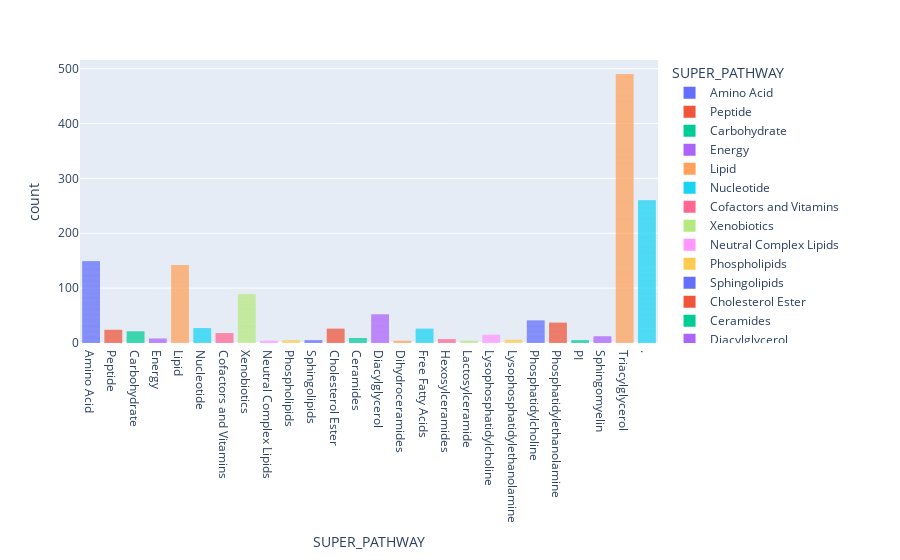

The notebook cell this image was saved under:
### Code cell
# GRAFICO DE BARRAS IDENTIFICACION DEL GRUPO DE BIOQUIMICO AL QUE PERTENECEN LOS COMPUESTOS IDENTIFICADOS
fig = px.bar(data_dictionary, x="SUPER_PATHWAY", color="SUPER_PATHWAY")
fig.update_traces(marker_line_width=0)
fig.show()

### Figure 1 — Plotly figure (JSON) as saved in the notebook; plotly's stock layout.template omitted (floating-point values rounded to 4 significant figures; data arrays with more than 128 entries replaced by an {"elided": "..."} marker saying what was removed)
{"data": [{"hovertemplate": "SUPER_PATHWAY=%{x}<br>count=%{y}<extra></extra>", "legendgroup": "Amino Acid", "marker": {"color": "#636efa", "line": {"width": 0}, "pattern": {"shape": ""}}, "name": "Amino Acid", "orientation": "v", "showlegend": true, "textposition": "auto", "type": "bar", "x": {"elided": "149 str values"}, "xaxis": "x", "y": {"elided": "149 int values"}, "yaxis": "y"}, {"hovertemplate": "SUPER_PATHWAY=%{x}<br>count=%{y}<extra></extra>", "legendgroup": "Peptide", "marker": {"color": "#EF553B", "line": {"width": 0}, "pattern": {"shape": ""}}, "name": "Peptide", "orientation": "v", "showlegend": true, "textposition": "auto", "type": "bar", "x": ["Peptide", "Peptide", "Peptide", "Peptide", "Peptide", "Peptide", "Peptide", "Peptide", "Peptide", "Peptide", "Peptide", "Peptide", "Peptide", "Peptide", "Peptide", "Peptide", "Peptide", "Peptide", "Peptide", "Peptide", "Peptide", "Peptide", "Peptide", "Peptide"], "xaxis": "x", "y": [1, 1, 1, 1, 1, 1, 1, 1, 1, 1, 1, 1, 1, 1, 1, 1, 1, 1, 1, 1, 1, 1, 1, 1], "yaxis": "y"}, {"hovertemplate": "SUPER_PATHWAY=%{x}<br>count=%{y}<extra></extra>", "legendgroup": "Carbohydrate", "marker": {"color": "#00cc96", "line": {"width": 0}, "pattern": {"shape": ""}}, "name": "Carbohydrate", "orientation": "v", "showlegend": true, "textposition": "auto", "type": "bar", "x": ["Carbohydrate", "Carbohydrate", "Carbohydrate", "Carbohydrate", "Carbohydrate", "Carbohydrate", "Carbohydrate", "Carbohydrate", "Carbohydrate", "Carbohydrate", "Carbohydrate", "Carbohydrate", "Carbohydrate", "Carbohydrate", "Carbohydrate", "Carbohydrate", "Carbohydrate", "Carbohydrate", "Carbohydrate", "Carbohydrate", "Carbohydrate"], "xaxis": "x", "y": [1, 1, 1, 1, 1, 1, 1, 1, 1, 1, 1, 1, 1, 1, 1, 1, 1, 1, 1, 1, 1], "yaxis": "y"}, {"hovertemplate": "SUPER_PATHWAY=%{x}<br>count=%{y}<extra></extra>", "legendgroup": "Energy", "marker": {"color": "#ab63fa", "line": {"width": 0}, "pattern": {"shape": ""}}, "name": "Energy", "orientation": "v", "showlegend": true, "textposition": "auto", "type": "bar", "x": ["Energy", "Energy", "Energy", "Energy", "Energy", "Energy", "Energy", "Energy"], "xaxis": "x", "y": [1, 1, 1, 1, 1, 1, 1, 1], "yaxis": "y"}, {"hovertemplate": "SUPER_PATHWAY=%{x}<br>count=%{y}<extra></extra>", "legendgroup": "Lipid", "marker": {"color": "#FFA15A", "line": {"width": 0}, "pattern": {"shape": ""}}, "name": "Lipid", "orientation": "v", "showlegend": true, "textposition": "auto", "type": "bar", "x": {"elided": "142 str values"}, "xaxis": "x", "y": {"elided": "142 int values"}, "yaxis": "y"}, {"hovertemplate": "SUPER_PATHWAY=%{x}<br>count=%{y}<extra></extra>", "legendgroup": "Nucleotide", "marker": {"color": "#19d3f3", "line": {"width": 0}, "pattern": {"shape": ""}}, "name": "Nucleotide", "orientation": "v", "showlegend": true, "textposition": "auto", "type": "bar", "x": ["Nucleotide", "Nucleotide", "Nucleotide", "Nucleotide", "Nucleotide", "Nucleotide", "Nucleotide", "Nucleotide", "Nucleotide", "Nucleotide", "Nucleotide", "Nucleotide", "Nucleotide", "Nucleotide", "Nucleotide", "Nucleotide", "Nucleotide", "Nucleotide", "Nucleotide", "Nucleotide", "Nucleotide", "Nucleotide", "Nucleotide", "Nucleotide", "Nucleotide", "Nucleotide", "Nucleotide"], "xaxis": "x", "y": [1, 1, 1, 1, 1, 1, 1, 1, 1, 1, 1, 1, 1, 1, 1, 1, 1, 1, 1, 1, 1, 1, 1, 1, 1, 1, 1], "yaxis": "y"}, {"hovertemplate": "SUPER_PATHWAY=%{x}<br>count=%{y}<extra></extra>", "legendgroup": "Cofactors and Vitamins", "marker": {"color": "#FF6692", "line": {"width": 0}, "pattern": {"shape": ""}}, "name": "Cofactors and Vitamins", "orientation": "v", "showlegend": true, "textposition": "auto", "type": "bar", "x": ["Cofactors and Vitamins", "Cofactors and Vitamins", "Cofactors and Vitamins", "Cofactors and Vitamins", "Cofactors and Vitamins", "Cofactors and Vitamins", "Cofactors and Vitamins", "Cofactors and Vitamins", "Cofactors and Vitamins", "Cofactors and Vitamins", "Cofactors and Vitamins", "Cofactors and Vitamins", "Cofactors and Vitamins", "Cofactors and Vitamins", "Cofactors and Vitamins", "Cofactors and Vitamins", "Cofactors and Vitamins", "Cofactors and Vitamins"], "xaxis": "x", "y": [1, 1, 1, 1, 1, 1, 1, 1, 1, 1, 1, 1, 1, 1, 1, 1, 1, 1], "yaxis": "y"}, {"hovertemplate": "SUPER_PATHWAY=%{x}<br>count=%{y}<extra></extra>", "legendgroup": "Xenobiotics", "marker": {"color": "#B6E880", "line": {"width": 0}, "pattern": {"shape": ""}}, "name": "Xenobiotics", "orientation": "v", "showlegend": true, "textposition": "auto", "type": "bar", "x": ["Xenobiotics", "Xenobiotics", "Xenobiotics", "Xenobiotics", "Xenobiotics", "Xenobiotics", "Xenobiotics", "Xenobiotics", "Xenobiotics", "Xenobiotics", "Xenobiotics", "Xenobiotics", "Xenobiotics", "Xenobiotics", "Xenobiotics", "Xenobiotics", "Xenobiotics", "Xenobiotics", "Xenobiotics", "Xenobiotics", "Xenobiotics", "Xenobiotics", "Xenobiotics", "Xenobiotics", "Xenobiotics", "Xenobiotics", "Xenobiotics", "Xenobiotics", "Xenobiotics", "Xenobiotics", "Xenobiotics", "Xenobiotics", "Xenobiotics", "Xenobiotics", "Xenobiotics", "Xenobiotics", "Xenobiotics", "Xenobiotics", "Xenobiotics", "Xenobiotics", "Xenobiotics", "Xenobiotics", "Xenobiotics", "Xenobiotics", "Xenobiotics", "Xenobiotics", "Xenobiotics", "Xenobiotics", "Xenobiotics", "Xenobiotics", "Xenobiotics", "Xenobiotics", "Xenobiotics", "Xenobiotics", "Xenobiotics", "Xenobiotics", "Xenobiotics", "Xenobiotics", "Xenobiotics", "Xenobiotics", "Xenobiotics", "Xenobiotics", "Xenobiotics", "Xenobiotics", "Xenobiotics", "Xenobiotics", "Xenobiotics", "Xenobiotics", "Xenobiotics", "Xenobiotics", "Xenobiotics", "Xenobiotics", "Xenobiotics", "Xenobiotics", "Xenobiotics", "Xenobiotics", "Xenobiotics", "Xenobiotics", "Xenobiotics", "Xenobiotics", "Xenobiotics", "Xenobiotics", "Xenobiotics", "Xenobiotics", "Xenobiotics", "Xenobiotics", "Xenobiotics", "Xenobiotics", "Xenobiotics"], "xaxis": "x", "y": [1, 1, 1, 1, 1, 1, 1, 1, 1, 1, 1, 1, 1, 1, 1, 1, 1, 1, 1, 1, 1, 1, 1, 1, 1, 1, 1, 1, 1, 1, 1, 1, 1, 1, 1, 1, 1, 1, 1, 1, 1, 1, 1, 1, 1, 1, 1, 1, 1, 1, 1, 1, 1, 1, 1, 1, 1, 1, 1, 1, 1, 1, 1, 1, 1, 1, 1, 1, 1, 1, 1, 1, 1, 1, 1, 1, 1, 1, 1, 1, 1, 1, 1, 1, 1, 1, 1, 1, 1], "yaxis": "y"}, {"hovertemplate": "SUPER_PATHWAY=%{x}<br>count=%{y}<extra></extra>", "legendgroup": "Neutral Complex Lipids", "marker": {"color": "#FF97FF", "line": {"width": 0}, "pattern": {"shape": ""}}, "name": "Neutral Complex Lipids", "orientation": "v", "showlegend": true, "textposition": "auto", "type": "bar", "x": ["Neutral Complex Lipids", "Neutral Complex Lipids", "Neutral Complex Lipids", "Neutral Complex Lipids"], "xaxis": "x", "y": [1, 1, 1, 1], "yaxis": "y"}, {"hovertemplate": "SUPER_PATHWAY=%{x}<br>count=%{y}<extra></extra>", "legendgroup": "Phospholipids", "marker": {"color": "#FECB52", "line": {"width": 0}, "pattern": {"shape": ""}}, "name": "Phospholipids", "orientation": "v", "showlegend": true, "textposition": "auto", "type": "bar", "x": ["Phospholipids", "Phospholipids", "Phospholipids", "Phospholipids", "Phospholipids"], "xaxis": "x", "y": [1, 1, 1, 1, 1], "yaxis": "y"}, {"hovertemplate": "SUPER_PATHWAY=%{x}<br>count=%{y}<extra></extra>", "legendgroup": "Sphingolipids", "marker": {"color": "#636efa", "line": {"width": 0}, "pattern": {"shape": ""}}, "name": "Sphingolipids", "orientation": "v", "showlegend": true, "textposition": "auto", "type": "bar", "x": ["Sphingolipids", "Sphingolipids", "Sphingolipids", "Sphingolipids", "Sphingolipids"], "xaxis": "x", "y": [1, 1, 1, 1, 1], "yaxis": "y"}, {"hovertemplate": "SUPER_PATHWAY=%{x}<br>count=%{y}<extra></extra>", "legendgroup": "Cholesterol Ester", "marker": {"color": "#EF553B", "line": {"width": 0}, "pattern": {"shape": ""}}, "name": "Cholesterol Ester", "orientation": "v", "showlegend": true, "textposition": "auto", "type": "bar", "x": ["Cholesterol Ester", "Cholesterol Ester", "Cholesterol Ester", "Cholesterol Ester", "Cholesterol Ester", "Cholesterol Ester", "Cholesterol Ester", "Cholesterol Ester", "Cholesterol Ester", "Cholesterol Ester", "Cholesterol Ester", "Cholesterol Ester", "Cholesterol Ester", "Cholesterol Ester", "Cholesterol Ester", "Cholesterol Ester", "Cholesterol Ester", "Cholesterol Ester", "Cholesterol Ester", "Cholesterol Ester", "Cholesterol Ester", "Cholesterol Ester", "Cholesterol Ester", "Cholesterol Ester", "Cholesterol Ester", "Cholesterol Ester"], "xaxis": "x", "y": [1, 1, 1, 1, 1, 1, 1, 1, 1, 1, 1, 1, 1, 1, 1, 1, 1, 1, 1, 1, 1, 1, 1, 1, 1, 1], "yaxis": "y"}, {"hovertemplate": "SUPER_PATHWAY=%{x}<br>count=%{y}<extra></extra>", "legendgroup": "Ceramides", "marker": {"color": "#00cc96", "line": {"width": 0}, "pattern": {"shape": ""}}, "name": "Ceramides", "orientation": "v", "showlegend": true, "textposition": "auto", "type": "bar", "x": ["Ceramides", "Ceramides", "Ceramides", "Ceramides", "Ceramides", "Ceramides", "Ceramides", "Ceramides", "Ceramides"], "xaxis": "x", "y": [1, 1, 1, 1, 1, 1, 1, 1, 1], "yaxis": "y"}, {"hovertemplate": "SUPER_PATHWAY=%{x}<br>count=%{y}<extra></extra>", "legendgroup": "Diacylglycerol", "marker": {"color": "#ab63fa", "line": {"width": 0}, "pattern": {"shape": ""}}, "name": "Diacylglycerol", "orientation": "v", "showlegend": true, "textposition": "auto", "type": "bar", "x": ["Diacylglycerol", "Diacylglycerol", "Diacylglycerol", "Diacylglycerol", "Diacylglycerol", "Diacylglycerol", "Diacylglycerol", "Diacylglycerol", "Diacylglycerol", "Diacylglycerol", "Diacylglycerol", "Diacylglycerol", "Diacylglycerol", "Diacylglycerol", "Diacylglycerol", "Diacylglycerol", "Diacylglycerol", "Diacylglycerol", "Diacylglycerol", "Diacylglycerol", "Diacylglycerol", "Diacylglycerol", "Diacylglycerol", "Diacylglycerol", "Diacylglycerol", "Diacylglycerol", "Diacylglycerol", "Diacylglycerol", "Diacylglycerol", "Diacylglycerol", "Diacylglycerol", "Diacylglycerol", "Diacylglycerol", "Diacylglycerol", "Diacylglycerol", "Diacylglycerol", "Diacylglycerol", "Diacylglycerol", "Diacylglycerol", "Diacylglycerol", "Diacylglycerol", "Diacylglycerol", "Diacylglycerol", "Diacylglycerol", "Diacylglycerol", "Diacylglycerol", "Diacylglycerol", "Diacylglycerol", "Diacylglycerol", "Diacylglycerol", "Diacylglycerol", "Diacylglycerol"], "xaxis": "x", "y": [1, 1, 1, 1, 1, 1, 1, 1, 1, 1, 1, 1, 1, 1, 1, 1, 1, 1, 1, 1, 1, 1, 1, 1, 1, 1, 1, 1, 1, 1, 1, 1, 1, 1, 1, 1, 1, 1, 1, 1, 1, 1, 1, 1, 1, 1, 1, 1, 1, 1, 1, 1], "yaxis": "y"}, {"hovertemplate": "SUPER_PATHWAY=%{x}<br>count=%{y}<extra></extra>", "legendgroup": "Dihydroceramides", "marker": {"color": "#FFA15A", "line": {"width": 0}, "pattern": {"shape": ""}}, "name": "Dihydroceramides", "orientation": "v", "showlegend": true, "textposition": "auto", "type": "bar", "x": ["Dihydroceramides", "Dihydroceramides", "Dihydroceramides", "Dihydroceramides"], "xaxis": "x", "y": [1, 1, 1, 1], "yaxis": "y"}, {"hovertemplate": "SUPER_PATHWAY=%{x}<br>count=%{y}<extra></extra>", "legendgroup": "Free Fatty Acids", "marker": {"color": "#19d3f3", "line": {"width": 0}, "pattern": {"shape": ""}}, "name": "Free Fatty Acids", "orientation": "v", "showlegend": true, "textposition": "auto", "type": "bar", "x": ["Free Fatty Acids", "Free Fatty Acids", "Free Fatty Acids", "Free Fatty Acids", "Free Fatty Acids", "Free Fatty Acids", "Free Fatty Acids", "Free Fatty Acids", "Free Fatty Acids", "Free Fatty Acids", "Free Fatty Acids", "Free Fatty Acids", "Free Fatty Acids", "Free Fatty Acids", "Free Fatty Acids", "Free Fatty Acids", "Free Fatty Acids", "Free Fatty Acids", "Free Fatty Acids", "Free Fatty Acids", "Free Fatty Acids", "Free Fatty Acids", "Free Fatty Acids", "Free Fatty Acids", "Free Fatty Acids", "Free Fatty Acids"], "xaxis": "x", "y": [1, 1, 1, 1, 1, 1, 1, 1, 1, 1, 1, 1, 1, 1, 1, 1, 1, 1, 1, 1, 1, 1, 1, 1, 1, 1], "yaxis": "y"}, {"hovertemplate": "SUPER_PATHWAY=%{x}<br>count=%{y}<extra></extra>", "legendgroup": "Hexosylceramides", "marker": {"color": "#FF6692", "line": {"width": 0}, "pattern": {"shape": ""}}, "name": "Hexosylceramides", "orientation": "v", "showlegend": true, "textposition": "auto", "type": "bar", "x": ["Hexosylceramides", "Hexosylceramides", "Hexosylceramides", "Hexosylceramides", "Hexosylceramides", "Hexosylceramides", "Hexosylceramides"], "xaxis": "x", "y": [1, 1, 1, 1, 1, 1, 1], "yaxis": "y"}, {"hovertemplate": "SUPER_PATHWAY=%{x}<br>count=%{y}<extra></extra>", "legendgroup": "Lactosylceramide", "marker": {"color": "#B6E880", "line": {"width": 0}, "pattern": {"shape": ""}}, "name": "Lactosylceramide", "orientation": "v", "showlegend": true, "textposition": "auto", "type": "bar", "x": ["Lactosylceramide", "Lactosylceramide", "Lactosylceramide", "Lactosylceramide"], "xaxis": "x", "y": [1, 1, 1, 1], "yaxis": "y"}, {"hovertemplate": "SUPER_PATHWAY=%{x}<br>count=%{y}<extra></extra>", "legendgroup": "Lysophosphatidylcholine", "marker": {"color": "#FF97FF", "line": {"width": 0}, "pattern": {"shape": ""}}, "name": "Lysophosphatidylcholine", "orientation": "v", "showlegend": true, "textposition": "auto", "type": "bar", "x": ["Lysophosphatidylcholine", "Lysophosphatidylcholine", "Lysophosphatidylcholine", "Lysophosphatidylcholine", "Lysophosphatidylcholine", "Lysophosphatidylcholine", "Lysophosphatidylcholine", "Lysophosphatidylcholine", "Lysophosphatidylcholine", "Lysophosphatidylcholine", "Lysophosphatidylcholine", "Lysophosphatidylcholine", "Lysophosphatidylcholine", "Lysophosphatidylcholine", "Lysophosphatidylcholine"], "xaxis": "x", "y": [1, 1, 1, 1, 1, 1, 1, 1, 1, 1, 1, 1, 1, 1, 1], "yaxis": "y"}, {"hovertemplate": "SUPER_PATHWAY=%{x}<br>count=%{y}<extra></extra>", "legendgroup": "Lysophosphatidylethanolamine", "marker": {"color": "#FECB52", "line": {"width": 0}, "pattern": {"shape": ""}}, "name": "Lysophosphatidylethanolamine", "orientation": "v", "showlegend": true, "textposition": "auto", "type": "bar", "x": ["Lysophosphatidylethanolamine", "Lysophosphatidylethanolamine", "Lysophosphatidylethanolamine", "Lysophosphatidylethanolamine", "Lysophosphatidylethanolamine", "Lysophosphatidylethanolamine"], "xaxis": "x", "y": [1, 1, 1, 1, 1, 1], "yaxis": "y"}, {"hovertemplate": "SUPER_PATHWAY=%{x}<br>count=%{y}<extra></extra>", "legendgroup": "Phosphatidylcholine", "marker": {"color": "#636efa", "line": {"width": 0}, "pattern": {"shape": ""}}, "name": "Phosphatidylcholine", "orientation": "v", "showlegend": true, "textposition": "auto", "type": "bar", "x": ["Phosphatidylcholine", "Phosphatidylcholine", "Phosphatidylcholine", "Phosphatidylcholine", "Phosphatidylcholine", "Phosphatidylcholine", "Phosphatidylcholine", "Phosphatidylcholine", "Phosphatidylcholine", "Phosphatidylcholine", "Phosphatidylcholine", "Phosphatidylcholine", "Phosphatidylcholine", "Phosphatidylcholine", "Phosphatidylcholine", "Phosphatidylcholine", "Phosphatidylcholine", "Phosphatidylcholine", "Phosphatidylcholine", "Phosphatidylcholine", "Phosphatidylcholine", "Phosphatidylcholine", "Phosphatidylcholine", "Phosphatidylcholine", "Phosphatidylcholine", "Phosphatidylcholine", "Phosphatidylcholine", "Phosphatidylcholine", "Phosphatidylcholine", "Phosphatidylcholine", "Phosphatidylcholine", "Phosphatidylcholine", "Phosphatidylcholine", "Phosphatidylcholine", "Phosphatidylcholine", "Phosphatidylcholine", "Phosphatidylcholine", "Phosphatidylcholine", "Phosphatidylcholine", "Phosphatidylcholine", "Phosphatidylcholine"], "xaxis": "x", "y": [1, 1, 1, 1, 1, 1, 1, 1, 1, 1, 1, 1, 1, 1, 1, 1, 1, 1, 1, 1, 1, 1, 1, 1, 1, 1, 1, 1, 1, 1, 1, 1, 1, 1, 1, 1, 1, 1, 1, 1, 1], "yaxis": "y"}, {"hovertemplate": "SUPER_PATHWAY=%{x}<br>count=%{y}<extra></extra>", "legendgroup": "Phosphatidylethanolamine", "marker": {"color": "#EF553B", "line": {"width": 0}, "pattern": {"shape": ""}}, "name": "Phosphatidylethanolamine", "orientation": "v", "showlegend": true, "textposition": "auto", "type": "bar", "x": ["Phosphatidylethanolamine", "Phosphatidylethanolamine", "Phosphatidylethanolamine", "Phosphatidylethanolamine", "Phosphatidylethanolamine", "Phosphatidylethanolamine", "Phosphatidylethanolamine", "Phosphatidylethanolamine", "Phosphatidylethanolamine", "Phosphatidylethanolamine", "Phosphatidylethanolamine", "Phosphatidylethanolamine", "Phosphatidylethanolamine", "Phosphatidylethanolamine", "Phosphatidylethanolamine", "Phosphatidylethanolamine", "Phosphatidylethanolamine", "Phosphatidylethanolamine", "Phosphatidylethanolamine", "Phosphatidylethanolamine", "Phosphatidylethanolamine", "Phosphatidylethanolamine", "Phosphatidylethanolamine", "Phosphatidylethanolamine", "Phosphatidylethanolamine", "Phosphatidylethanolamine", "Phosphatidylethanolamine", "Phosphatidylethanolamine", "Phosphatidylethanolamine", "Phosphatidylethanolamine", "Phosphatidylethanolamine", "Phosphatidylethanolamine", "Phosphatidylethanolamine", "Phosphatidylethanolamine", "Phosphatidylethanolamine", "Phosphatidylethanolamine", "Phosphatidylethanolamine"], "xaxis": "x", "y": [1, 1, 1, 1, 1, 1, 1, 1, 1, 1, 1, 1, 1, 1, 1, 1, 1, 1, 1, 1, 1, 1, 1, 1, 1, 1, 1, 1, 1, 1, 1, 1, 1, 1, 1, 1, 1], "yaxis": "y"}, {"hovertemplate": "SUPER_PATHWAY=%{x}<br>count=%{y}<extra></extra>", "legendgroup": "PI", "marker": {"color": "#00cc96", "line": {"width": 0}, "pattern": {"shape": ""}}, "name": "PI", "orientation": "v", "showlegend": true, "textposition": "auto", "type": "bar", "x": ["PI", "PI", "PI", "PI", "PI"], "xaxis": "x", "y": [1, 1, 1, 1, 1], "yaxis": "y"}, {"hovertemplate": "SUPER_PATHWAY=%{x}<br>count=%{y}<extra></extra>", "legendgroup": "Sphingomyelin", "marker": {"color": "#ab63fa", "line": {"width": 0}, "pattern": {"shape": ""}}, "name": "Sphingomyelin", "orientation": "v", "showlegend": true, "textposition": "auto", "type": "bar", "x": ["Sphingomyelin", "Sphingomyelin", "Sphingomyelin", "Sphingomyelin", "Sphingomyelin", "Sphingomyelin", "Sphingomyelin", "Sphingomyelin", "Sphingomyelin", "Sphingomyelin", "Sphingomyelin", "Sphingomyelin"], "xaxis": "x", "y": [1, 1, 1, 1, 1, 1, 1, 1, 1, 1, 1, 1], "yaxis": "y"}, {"hovertemplate": "SUPER_PATHWAY=%{x}<br>count=%{y}<extra></extra>", "legendgroup": "Triacylglycerol", "marker": {"color": "#FFA15A", "line": {"width": 0}, "pattern": {"shape": ""}}, "name": "Triacylglycerol", "orientation": "v", "showlegend": true, "textposition": "auto", "type": "bar", "x": {"elided": "490 str values"}, "xaxis": "x", "y": {"elided": "490 int values"}, "yaxis": "y"}, {"hovertemplate": "SUPER_PATHWAY=%{x}<br>count=%{y}<extra></extra>", "legendgroup": ".", "marker": {"color": "#19d3f3", "line": {"width": 0}, "pattern": {"shape": ""}}, "name": ".", "orientation": "v", "showlegend": true, "textposition": "auto", "type": "bar", "x": {"elided": "260 str values"}, "xaxis": "x", "y": {"elided": "260 int values"}, "yaxis": "y"}], "layout": {"barmode": "relative", "legend": {"title": {"text": "SUPER_PATHWAY"}, "tracegroupgap": 0}, "margin": {"t": 60}, "xaxis": {"anchor": "y", "categoryarray": ["Amino Acid", "Peptide", "Carbohydrate", "Energy", "Lipid", "Nucleotide", "Cofactors and Vitamins", "Xenobiotics", "Neutral Complex Lipids", "Phospholipids", "Sphingolipids", "Cholesterol Ester", "Ceramides", "Diacylglycerol", "Dihydroceramides", "Free Fatty Acids", "Hexosylceramides", "Lactosylceramide", "Lysophosphatidylcholine", "Lysophosphatidylethanolamine", "Phosphatidylcholine", "Phosphatidylethanolamine", "PI", "Sphingomyelin", "Triacylglycerol", "."], "categoryorder": "array", "domain": [0, 1], "title": {"text": "SUPER_PATHWAY"}}, "yaxis": {"anchor": "x", "domain": [0, 1], "title": {"text": "count"}}}}
